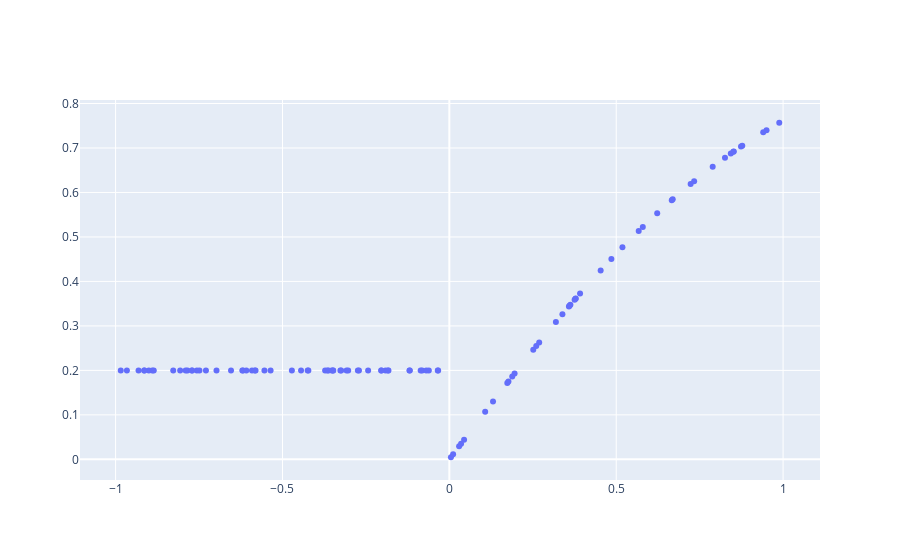

Notebook code for this chart:
### Code cell
fig = go.Figure(go.Scatter(x = original_x_values[:,0], y = y_values, mode = 'markers'))
fig.show()
